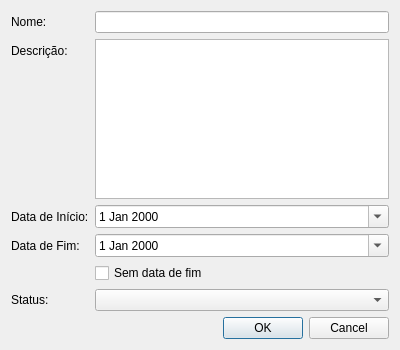
<?xml version="1.0" encoding="UTF-8"?>
<ui version="4.0">
 <class>EditProjectDialog</class>
 <widget class="QDialog" name="EditProjectDialog">
  <property name="geometry">
   <rect>
    <x>0</x>
    <y>0</y>
    <width>400</width>
    <height>350</height>
   </rect>
  </property>
  <property name="windowTitle">
   <string>Editar Projeto</string>
  </property>
  <layout class="QVBoxLayout" name="verticalLayout">
   <item>
    <layout class="QFormLayout" name="formLayout">
     <item row="0" column="0">
      <widget class="QLabel" name="nameLabel">
       <property name="text">
        <string>Nome:</string>
       </property>
      </widget>
     </item>
     <item row="0" column="1">
      <widget class="QLineEdit" name="nameLineEdit"/>
     </item>
     <item row="1" column="0">
      <widget class="QLabel" name="descriptionLabel">
       <property name="text">
        <string>Descrição:</string>
       </property>
      </widget>
     </item>
     <item row="1" column="1">
      <widget class="QTextEdit" name="descriptionTextEdit"/>
     </item>
     <item row="2" column="0">
      <widget class="QLabel" name="startDateLabel">
       <property name="text">
        <string>Data de Início:</string>
       </property>
      </widget>
     </item>
     <item row="2" column="1">
      <widget class="QDateEdit" name="startDateEdit">
       <property name="calendarPopup">
        <bool>true</bool>
       </property>
      </widget>
     </item>
     <item row="3" column="0">
      <widget class="QLabel" name="endDateLabel">
       <property name="text">
        <string>Data de Fim:</string>
       </property>
      </widget>
     </item>
     <item row="3" column="1">
      <widget class="QDateEdit" name="endDateEdit">
       <property name="calendarPopup">
        <bool>true</bool>
       </property>
      </widget>
     </item>
     <item row="4" column="1">
      <widget class="QCheckBox" name="endDateCheckBox">
       <property name="text">
        <string>Sem data de fim</string>
       </property>
      </widget>
     </item>
     <item row="5" column="0">
      <widget class="QLabel" name="statusLabel">
       <property name="text">
        <string>Status:</string>
       </property>
      </widget>
     </item>
     <item row="5" column="1">
      <widget class="QComboBox" name="statusComboBox"/>
     </item>
    </layout>
   </item>
   <item>
    <widget class="QDialogButtonBox" name="buttonBox">
     <property name="orientation">
      <enum>Qt::Horizontal</enum>
     </property>
     <property name="standardButtons">
      <set>QDialogButtonBox::Cancel|QDialogButtonBox::Ok</set>
     </property>
    </widget>
   </item>
  </layout>
 </widget>
 <resources/>
 <connections>
  <connection>
   <sender>buttonBox</sender>
   <signal>accepted()</signal>
   <receiver>EditProjectDialog</receiver>
   <slot>accept()</slot>
   <hints>
    <hint type="sourcelabel">
     <x>248</x>
     <y>254</y>
    </hint>
    <hint type="destinationlabel">
     <x>157</x>
     <y>274</y>
    </hint>
   </hints>
  </connection>
  <connection>
   <sender>buttonBox</sender>
   <signal>rejected()</signal>
   <receiver>EditProjectDialog</receiver>
   <slot>reject()</slot>
   <hints>
    <hint type="sourcelabel">
     <x>316</x>
     <y>260</y>
    </hint>
    <hint type="destinationlabel">
     <x>286</x>
     <y>274</y>
    </hint>
   </hints>
  </connection>
 </connections>
</ui>
